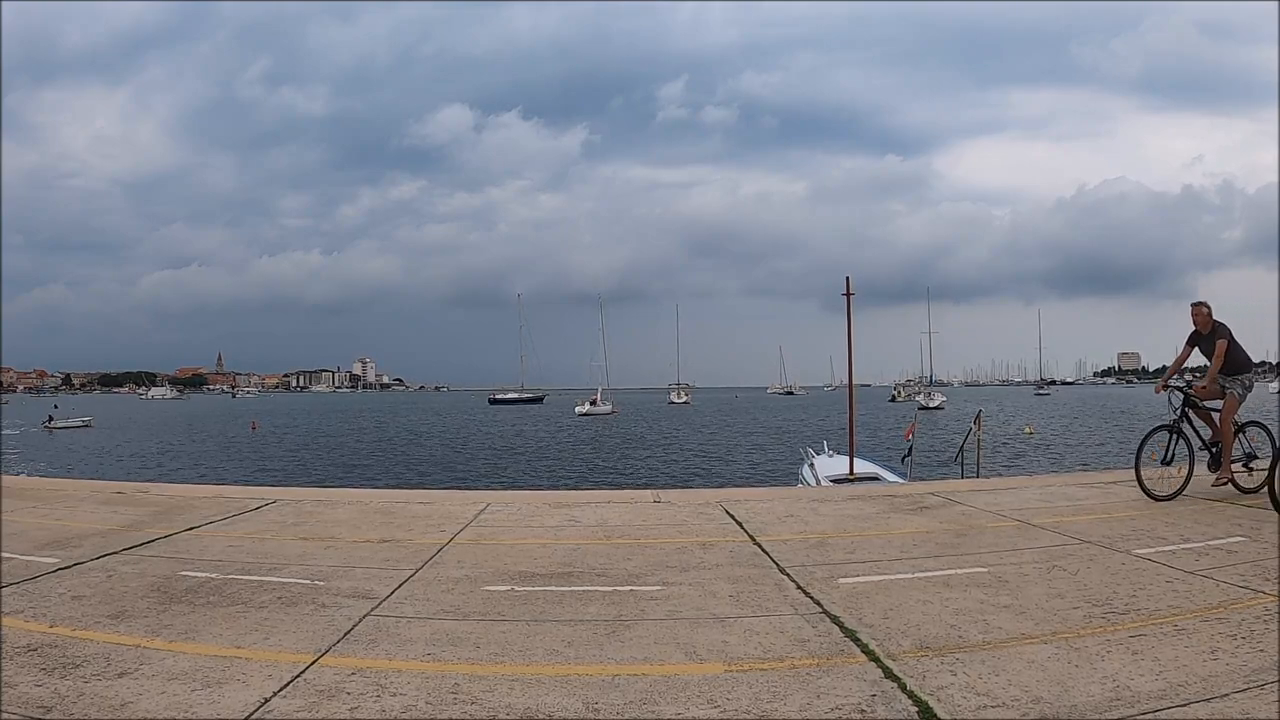
#> input picture frame 50 of Open-CV_Basics/Sparse-optical-flow/cycle1.mp4, 1280 x 720 px
$ python sparse-optical-flow-V2.py
#> lines starting #> are read from the running program, lines starting #| are printed output that depends on the picture; after the words box and inside, x2 and y2 are one past the last pixel; in counts of white or black regions, pixels touching at a corner belong together
import cv2
import numpy as np

#read the Vide
cap = cv2.VideoCapture("cycle1.mp4")
width = int(cap.get(cv2.CAP_PROP_FRAME_WIDTH))
height = int(cap.get(cv2.CAP_PROP_FRAME_HEIGHT))
out = cv2.VideoWriter('sparse-output.mp4',cv2.VideoWriter_fourcc(*'MP4V'), 20, (width,height))

# params for ShiTomasi corner detection
numCorners = 100
feature_params = dict( maxCorners = numCorners,
                       qualityLevel = 0.3,
                       minDistance = 7,
                       blockSize = 7 )

# Parameters for lucas kanade optical flow
lk_params = dict( winSize  = (15,15),
                  maxLevel = 2,
                  criteria = (cv2.TERM_CRITERIA_EPS | cv2.TERM_CRITERIA_COUNT, 10, 0.03))

# Create some random colors
color = np.random.randint(0,255,(numCorners,3))

# Take first frame and find corners in it
ret, old_frame = cap.read()
#> old_frame is the input picture: shape (720, 1280, 3); mean B, G, R 141.5, 133.6, 132.7
old_gray = cv2.cvtColor(old_frame, cv2.COLOR_BGR2GRAY)
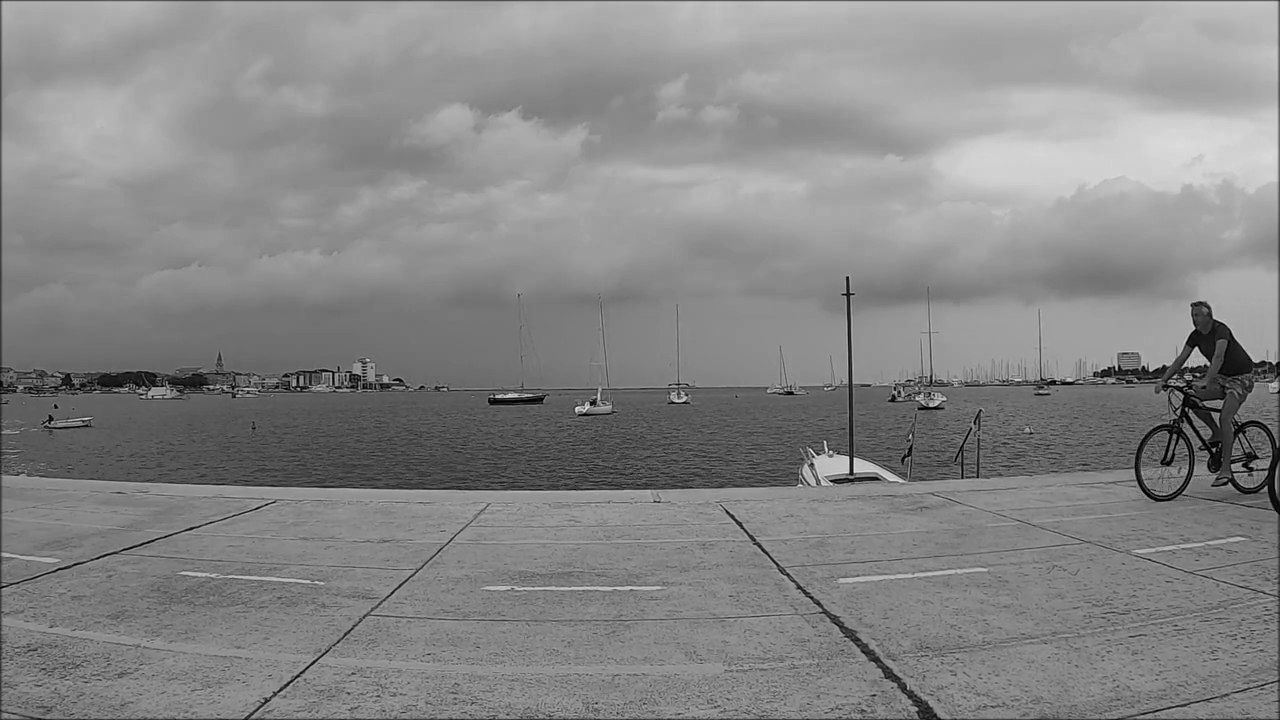
#> old_gray: shape (720, 1280); min 0, max 238, mean 134.2
old_points = cv2.goodFeaturesToTrack(old_gray, mask = None, **feature_params)
#> old_points = 100 rows, first 8: [1196, 348], [331, 373], [852, 474], [856, 458], [846, 458], [297, 386], [348, 374], [1150, 369]

# Create a mask image for drawing the tracks
mask = np.zeros_like(old_frame)
count = 0
while(1):

    ret,frame = cap.read()
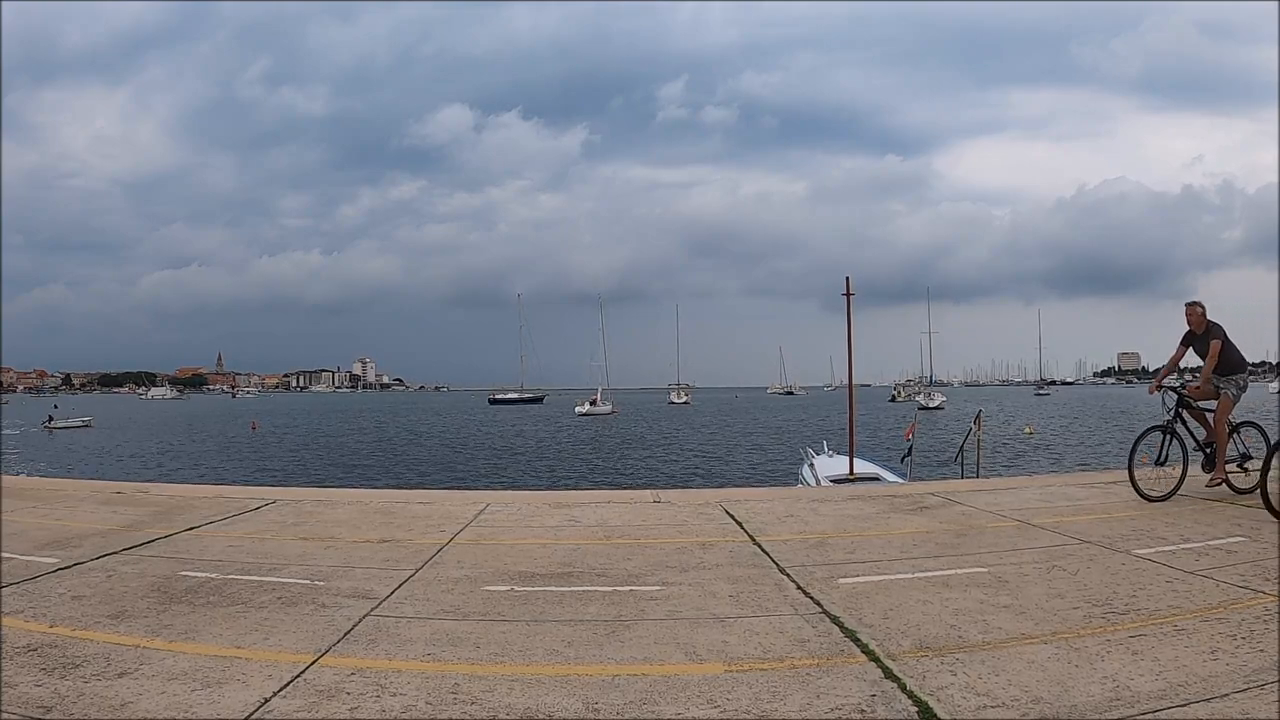
#> input picture frame 51 of Open-CV_Basics/Sparse-optical-flow/cycle1.mp4, 1280 x 720 px
#> frame is the input picture: shape (720, 1280, 3); mean B, G, R 141.5, 133.6, 132.7
    frame_gray = cv2.cvtColor(frame, cv2.COLOR_BGR2GRAY)
    count += 1
    # calculate optical flow
    new_points, status, err = cv2.calcOpticalFlowPyrLK(old_gray, frame_gray, old_points, None, **lk_params)
#> new_points = 100 rows, first 8: [1190.3, 348.3], [330.9, 373], [852, 474.1], [855.9, 458.2], [845.8, 458.2], [297, 386.1], [348, 374], [1150, 369]; status = 100 values from 1 to 1; err = 100 values, max 29.61 at index 58, min 0.116 at index 12, mean 5.72

    # Select good points
    good_new = new_points[status==1]
#> good_new = 100 pairs, first value 18.93 to 1274, second value 293.1 to 700
    good_old = old_points[status==1]
#> good_old = 100 pairs, first value 19 to 1274, second value 293 to 700

    # draw the tracks
    for i,(new,old) in enumerate(zip(good_new, good_old)):
        a,b = new.ravel()
        c,d = old.ravel()
        cv2.line(mask, (a,b),(c,d), color[i].tolist(), 2, cv2.LINE_AA)
        cv2.circle(frame,(a,b),3,color[i].tolist(), -1)
#> this loop made 100 passes
#> (a, b, c, d) on passes 1 to 12: (1190.3, 348.3, 1196, 348), (330.9, 373, 331, 373), (852, 474.1, 852, 474), (855.9, 458.2, 856, 458), (845.8, 458.2, 846, 458), (297, 386.1, 297, 386), (348, 374, 348, 374), (1150, 369, 1150, 369), (591.9, 404.1, 592, 404), (576.9, 409.1, 577, 409), (1200, 365.6, 1206, 365), (845.9, 293.1, 846, 293)
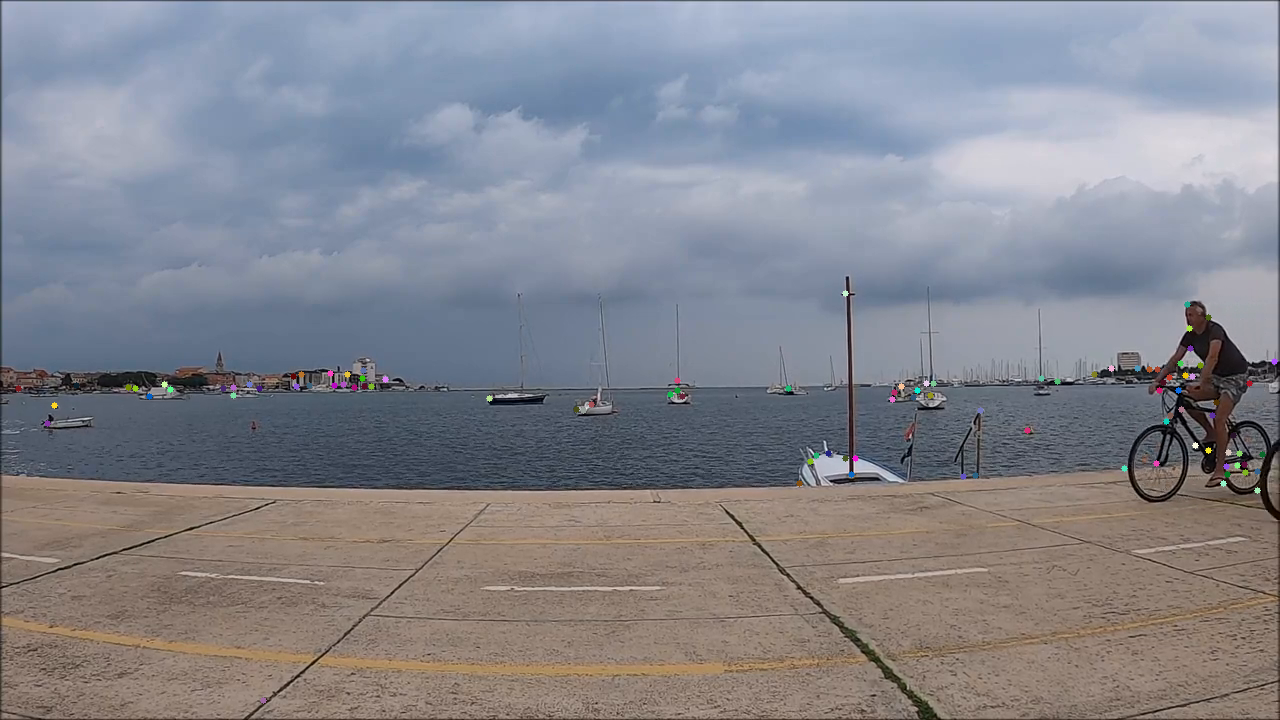
#> frame: shape (720, 1280, 3); 0.31% of pixels changed, all inside (x1, y1, x2, y2) = (15, 290, 1278, 704)
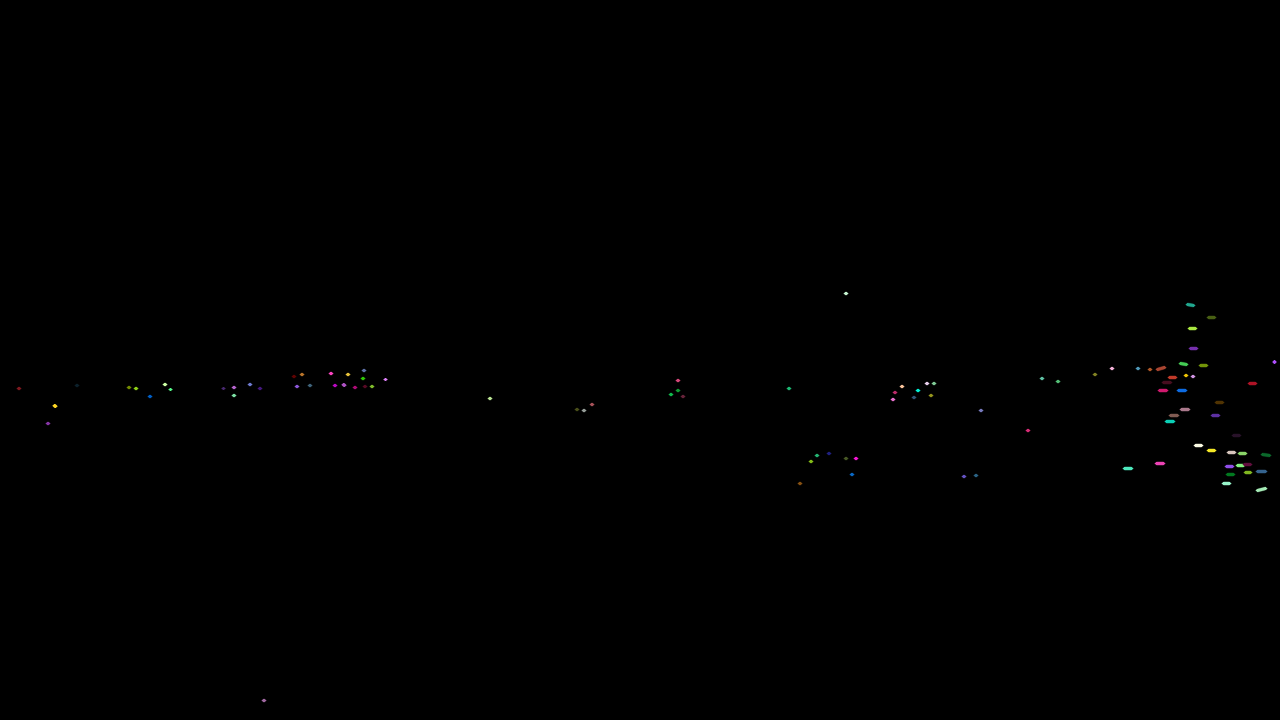
#> mask: shape (720, 1280, 3); mean B, G, R 0.2, 0.2, 0.2


    # display every 5th frame
    display_frame = cv2.add(frame,mask)
    out.write(display_frame)

#     k = cv.waitKey(30) & 0xff
#     if k == 27:
#         break

    # Now update the previous frame and previous points
    old_gray = frame_gray.copy()
    old_points = good_new.reshape(-1,1,2)
#> old_points has the same summary as new_points

cap.release()
out.release()
